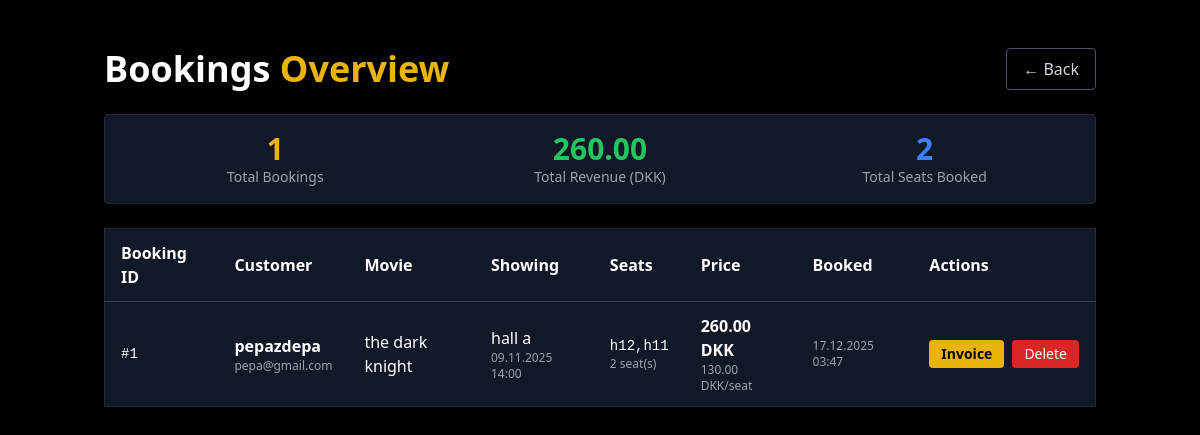
The page /cinemaProject-main/admin/bookings/index.php (signed in) on the database its author committed.
### tables this page shows
create table reservation (
    reservation_id int auto_increment primary key,
    user_id int not null,
    showing_id int not null,
    seat_list varchar(255) not null,
    created_at datetime not null default current_timestamp,
    constraint fk_reservation_user foreign key (user_id) references user(user_id) on delete cascade on update cascade,
    constraint fk_reservation_show foreign key (showing_id) references showing(showing_id) on delete cascade on update cascade,
    index idx_reservation_showing_id (showing_id),
    index idx_reservation_user_id (user_id)
);

create table user (
    user_id int auto_increment primary key,
    name varchar(100) not null,
    email varchar(200) not null unique,
    password_hash varchar(255) not null,
    is_admin tinyint(1) not null default 0
);

create table movie (
    movie_id int auto_increment primary key,
    title varchar(200) not null,
    duration_min int not null,
    release_year int,
    poster_url varchar(255),
    description text,
    genre varchar(50)
);

create table hall (
    hall_id int auto_increment primary key,
    name varchar(100) not null
);

create table showing (
    showing_id int auto_increment primary key,
    movie_id int not null,
    hall_id int not null,
    start_time datetime not null,
    price decimal(6,2) not null,
    unique key unique_hall_time (hall_id, start_time),
    constraint fk_showing_movie foreign key (movie_id) references movie(movie_id) on delete restrict on update cascade,
    constraint fk_showing_hall foreign key (hall_id) references hall(hall_id) on delete restrict on update cascade
);

### cinemaProject-main/admin/bookings/index.php (the view, shortened to what this page needs)
<?php
$pdo = require_once __DIR__ . '/../../config/dbcon.php';
$stmt = $pdo->query(
    "SELECT
        r.reservation_id,
        r.created_at,
        r.seat_list,
        u.name AS user_name,
        u.email AS user_email,
        m.title AS movie_title,
        s.start_time,
        s.price,
        h.name AS hall_name
     FROM Reservation r
     JOIN User u ON r.user_id = u.user_id
     JOIN Showing s ON r.showing_id = s.showing_id
     JOIN Movie m ON s.movie_id = m.movie_id
     JOIN Hall h ON s.hall_id = h.hall_id
     ORDER BY r.created_at DESC"
);
$reservations = $stmt->fetchAll();
?>
<!DOCTYPE html>
<html lang="en">
<head>
    <script src="https://cdn.tailwindcss.com"></script>
</head>
<body class="bg-black text-white">
<div class="container mx-auto px-4 py-12">
    <div class="flex items-center justify-between mb-6">
        <h1 class="text-4xl font-bold">Bookings <span class="text-yellow-500">Overview</span></h1>
        <a href="../index.php" class="border border-gray-600 text-gray-300 px-4 py-2 rounded hover:bg-gray-800">← Back</a>
    </div>
    <div class="mb-6 bg-gray-900 border border-gray-800 rounded p-4">
        <div class="grid grid-cols-1 md:grid-cols-3 gap-4 text-center">
            <div>
                <div class="text-3xl font-bold text-yellow-500"><?= count($reservations) ?></div>
                <div class="text-sm text-gray-400">Total Bookings</div>
            </div>
            <div>
                <div class="text-3xl font-bold text-green-500">
                    <?php
                    $totalRevenue = array_sum(array_column($reservations, 'total_price'));
                    echo number_format($totalRevenue, 2);
                    ?>
                </div>
                <div class="text-sm text-gray-400">Total Revenue (DKK)</div>
            </div>
            <div>
                <div class="text-3xl font-bold text-blue-500">
                    <?= array_sum(array_column($reservations, 'seat_count')) ?>
                </div>
                <div class="text-sm text-gray-400">Total Seats Booked</div>
            </div>
        </div>
    </div>
    <div class="overflow-x-auto">
        <table class="min-w-full bg-gray-900 border border-gray-800 rounded">
            <thead>
                <tr class="border-b border-gray-700">
                    <th class="px-4 py-3 text-left">Booking ID</th>
                    <th class="px-4 py-3 text-left">Customer</th>
                    <th class="px-4 py-3 text-left">Movie</th>
                    <th class="px-4 py-3 text-left">Showing</th>
                    <th class="px-4 py-3 text-left">Seats</th>
                    <th class="px-4 py-3 text-left">Price</th>
                    <th class="px-4 py-3 text-left">Booked</th>
                    <th class="px-4 py-3 text-left">Actions</th>
                </tr>
            </thead>
            <tbody>
                <?php if (!$reservations): ?>
                    <tr>
                        <td colspan="8" class="px-4 py-3 text-gray-400 text-center">No bookings found.</td>
                    </tr>
                <?php else: ?>
                    <?php foreach ($reservations as $r): ?>
                        <tr class="border-b border-gray-800 hover:bg-gray-800">
                            <td class="px-4 py-3 font-mono text-sm">#<?= htmlspecialchars($r['reservation_id']) ?></td>
                            <td class="px-4 py-3">
                                <div class="font-semibold"><?= htmlspecialchars($r['user_name']) ?></div>
                                <div class="text-xs text-gray-400"><?= htmlspecialchars($r['user_email']) ?></div>
                            </td>
                            <td class="px-4 py-3"><?= htmlspecialchars($r['movie_title']) ?></td>
                            <td class="px-4 py-3">
                                <div><?= htmlspecialchars($r['hall_name']) ?></div>
                                <div class="text-xs text-gray-400">
                                    <?= htmlspecialchars(date('d.m.Y H:i', strtotime($r['start_time']))) ?>
                                </div>
                            </td>
                            <td class="px-4 py-3 text-sm">
                                <div class="font-mono"><?= htmlspecialchars($r['seat_list']) ?></div>
                                <div class="text-xs text-gray-400"><?= $r['seat_count'] ?> seat(s)</div>
                            </td>
                            <td class="px-4 py-3">
                                <div class="font-semibold"><?= number_format($r['total_price'], 2) ?> DKK</div>
                                <div class="text-xs text-gray-400"><?= number_format($r['price'], 2) ?> DKK/seat</div>
                            </td>
                            <td class="px-4 py-3 text-xs text-gray-400">
                                <?= htmlspecialchars(date('d.m.Y H:i', strtotime($r['created_at']))) ?>
                            </td>
                            <td class="px-4 py-3">
                                <div class="flex gap-2">
                                    <a href="invoice.php?id=<?= $r['reservation_id'] ?>"
                                       class="bg-yellow-500 hover:bg-yellow-600 text-black px-3 py-1 rounded text-sm font-semibold">
                                        Invoice
                                    </a>
                                    <a href="delete.php?id=<?= $r['reservation_id'] ?>"
                                       class="bg-red-600 hover:bg-red-700 px-3 py-1 rounded text-sm"
                                       onclick="return confirm('Delete this booking?')">
                                        Delete
                                    </a>
                                </div>
                            </td>
                        </tr>
                    <?php endforeach; ?>
                <?php endif; ?>
            </tbody>
        </table>
    </div>
</div>
</body>
</html>

### rows shown on the page
reservation: reservation_id "1", user.name "pepazdepa", user.email "pepa@gmail.com", movie.title "the dark knight", hall.name "hall a", showing.start_time "09.11.2025 14:00", seat_list "h12,h11", seat_count "2", total_price "260.00", showing.price "130.00", created_at "17.12.2025 03:47"

### other values the page prints
count($reservations) "1"
$totalRevenue "260.00"
array_sum(array_column($reservations, 'seat_count')) "2"
